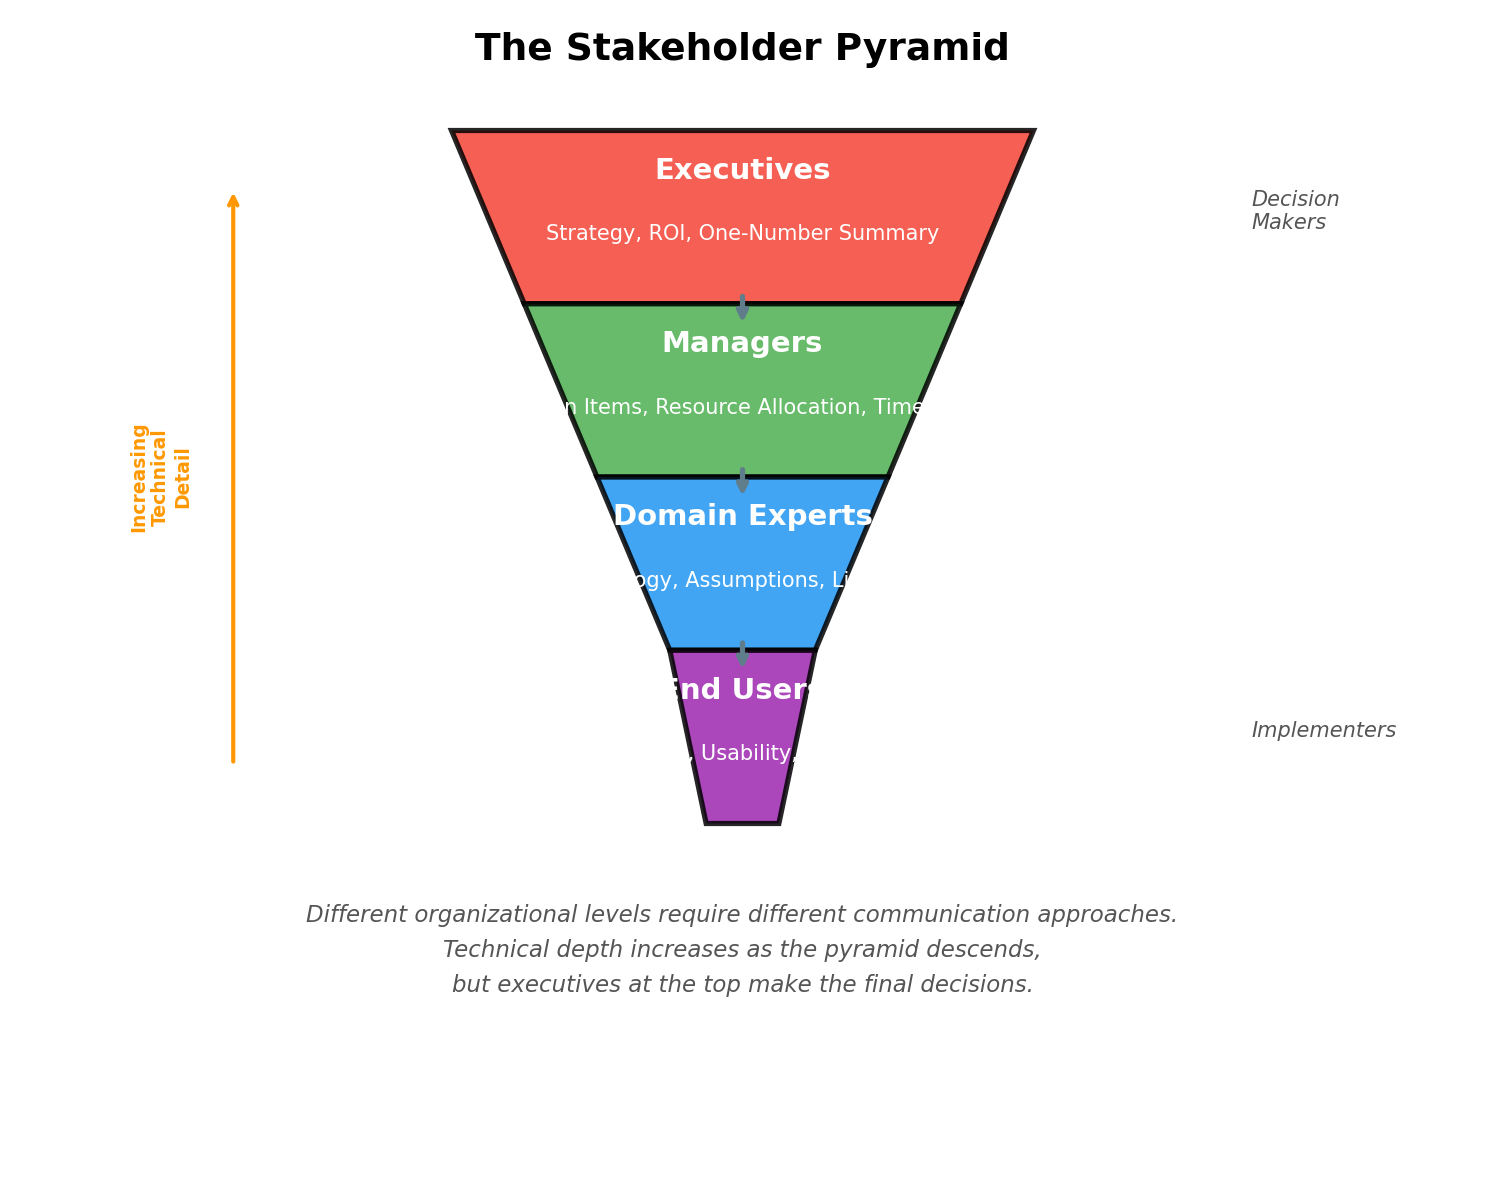

Reproduce this figure in Python.
"""
Stakeholder Pyramid Diagram
Educational visualization showing information needs by organizational level
"""

import matplotlib.pyplot as plt
import matplotlib.patches as mpatches
from matplotlib.patches import FancyBboxPatch
import numpy as np

# Set up the figure
fig, ax = plt.subplots(figsize=(10, 8))
ax.set_xlim(0, 10)
ax.set_ylim(0, 10)
ax.axis('off')

# Define colors from the textbook palette
colors = {
    'executives': '#F44336',      # red
    'managers': '#4CAF50',         # green
    'experts': '#2196F3',          # blue
    'users': '#9C27B0'             # purple
}

# Draw inverted pyramid (trapezoids stacked)
# Each level: (x_left, x_right, y_bottom, y_top)
levels = [
    {'name': 'Executives', 'color': colors['executives'],
     'points': [(3, 9), (7, 9), (6.5, 7.5), (3.5, 7.5)],
     'text': 'Strategy, ROI, One-Number Summary',
     'center': (5, 8.3)},
    {'name': 'Managers', 'color': colors['managers'],
     'points': [(3.5, 7.5), (6.5, 7.5), (6, 6), (4, 6)],
     'text': 'Action Items, Resource Allocation, Timelines',
     'center': (5, 6.8)},
    {'name': 'Domain Experts', 'color': colors['experts'],
     'points': [(4, 6), (6, 6), (5.5, 4.5), (4.5, 4.5)],
     'text': 'Methodology, Assumptions, Limitations',
     'center': (5, 5.3)},
    {'name': 'End Users', 'color': colors['users'],
     'points': [(4.5, 4.5), (5.5, 4.5), (5.25, 3), (4.75, 3)],
     'text': 'Features, Usability, Support',
     'center': (5, 3.8)}
]

# Draw each level
for level in levels:
    polygon = mpatches.Polygon(level['points'], closed=True,
                               facecolor=level['color'],
                               edgecolor='black', linewidth=2.5, alpha=0.85)
    ax.add_patch(polygon)

    # Add title text (bold)
    ax.text(level['center'][0], level['center'][1] + 0.35, level['name'],
            ha='center', va='center', fontsize=14, fontweight='bold',
            color='white', zorder=10)

    # Add description text
    ax.text(level['center'][0], level['center'][1] - 0.2, level['text'],
            ha='center', va='center', fontsize=10,
            color='white', zorder=10, wrap=True)

# Add arrows showing flow
arrow_props = dict(arrowstyle='->', lw=2.5, color='#607D8B')
ax.annotate('', xy=(5, 7.3), xytext=(5, 7.6),
            arrowprops=arrow_props, zorder=5)
ax.annotate('', xy=(5, 5.8), xytext=(5, 6.1),
            arrowprops=arrow_props, zorder=5)
ax.annotate('', xy=(5, 4.3), xytext=(5, 4.6),
            arrowprops=arrow_props, zorder=5)

# Add title
ax.text(5, 9.7, 'The Stakeholder Pyramid',
        ha='center', va='center', fontsize=18, fontweight='bold')

# Add subtitle/explanation
ax.text(5, 2.2, 'Different organizational levels require different communication approaches.',
        ha='center', va='center', fontsize=11, style='italic', color='#555555')
ax.text(5, 1.9, 'Technical depth increases as the pyramid descends,',
        ha='center', va='center', fontsize=11, style='italic', color='#555555')
ax.text(5, 1.6, 'but executives at the top make the final decisions.',
        ha='center', va='center', fontsize=11, style='italic', color='#555555')

# Add side annotations
ax.text(8.5, 8.3, 'Decision\nMakers', ha='left', va='center',
        fontsize=10, color='#555555', style='italic')
ax.text(8.5, 3.8, 'Implementers', ha='left', va='center',
        fontsize=10, color='#555555', style='italic')

# Add arrow showing increasing technical detail
ax.annotate('', xy=(1.5, 3.5), xytext=(1.5, 8.5),
            arrowprops=dict(arrowstyle='<-', lw=2, color='#FF9800'))
ax.text(1, 6, 'Increasing\nTechnical\nDetail', ha='center', va='center',
        fontsize=9, color='#FF9800', fontweight='bold', rotation=90)

plt.tight_layout()
plt.savefig('/home/chirag/ds-book/book/course-11-ethics-comms/ch42-communication/diagrams/stakeholder_pyramid.png',
            dpi=150, bbox_inches='tight', facecolor='white')
print("✓ Stakeholder pyramid diagram saved")
plt.close()
